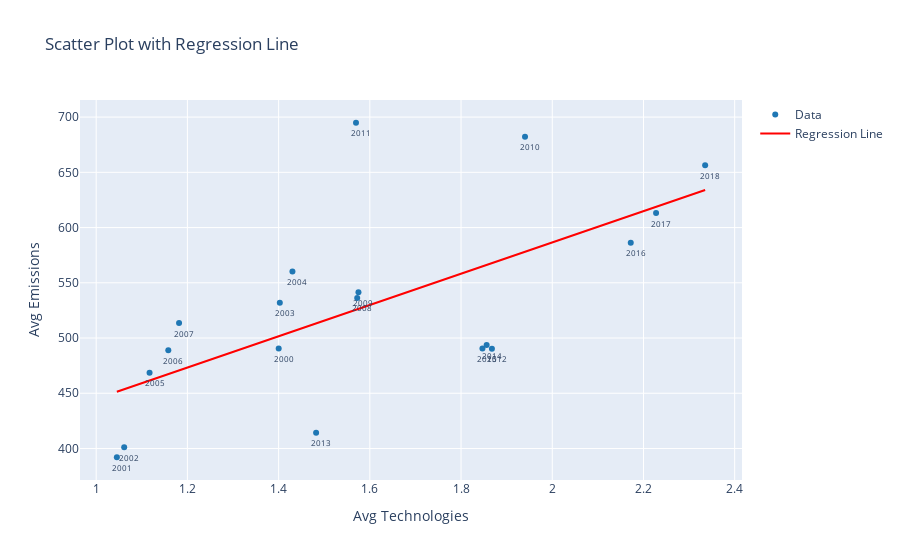

Notebook cell for this chart:
### Code cell
import pandas as pd
import plotly.graph_objects as go
import numpy as np
import statsmodels.api as sm


df_green = pd.read_csv('datasets/iso_green.csv')


def filter_outliers(data, threshold=2):
    z_scores = np.abs((data - np.mean(data)) / np.std(data))
    filtered_data = data[z_scores < threshold]
    return filtered_data

filtered_technologies = filter_outliers(df_green['Development of environment-related technologies, % inventions worldwide'])
filtered_emissions = filter_outliers(df_green['Demand-based CO2 emissions'])
filtered_years = df_green.loc[filtered_technologies.index, 'Year']


filtered_df = pd.DataFrame({'Year': filtered_years, 'Technologies': filtered_technologies, 'Emissions': filtered_emissions})


filtered_df = filtered_df.dropna()


avg_technologies = filtered_df.groupby('Year')['Technologies'].mean().values
avg_emissions = filtered_df.groupby('Year')['Emissions'].mean().values
filtered_years = filtered_df['Year'].unique()

averages_df = pd.DataFrame({'Year': filtered_years, 'Avg Technologies': avg_technologies, 'Avg Emissions': avg_emissions})


X = sm.add_constant(avg_technologies)  
model = sm.OLS(avg_emissions, X)
results = model.fit()
reg_line = results.predict(X)


fig3dreg = go.Figure()


for year, tech, emiss in zip(filtered_years, avg_technologies, avg_emissions):
    fig3dreg.add_annotation(
        x=tech,
        y=emiss,
        text=str(int(year)),  
        showarrow=False,
        font=dict(size=8),
        xshift=5,
        yshift=-10
    )

#  scatter trace
fig3dreg.add_trace(go.Scatter(
    x=avg_technologies,
    y=avg_emissions,
    mode='markers',
    marker=dict(color='rgb(31, 119, 180)'),
    name='Data'
))

#  regression 
fig3dreg.add_trace(go.Scatter(
    x=avg_technologies,
    y=reg_line,
    mode='lines',
    line=dict(color='red'),
    name='Regression Line'
))

fig3dreg.update_layout(
    xaxis_title='Avg Technologies',
    yaxis_title='Avg Emissions',
    title='Scatter Plot with Regression Line'
)

%store fig3dreg
fig3dreg.show()

### Figure 1 — Plotly figure (JSON) as saved in the notebook; plotly's stock layout.template omitted (floating-point values rounded to 4 significant figures)
{"data": [{"marker": {"color": "rgb(31, 119, 180)"}, "mode": "markers", "name": "Data", "type": "scatter", "x": [1.4, 1.045, 1.061, 1.403, 1.43, 1.117, 1.158, 1.182, 1.572, 1.575, 1.94, 1.57, 1.868, 1.482, 1.856, 1.847, 2.172, 2.228, 2.335], "y": [490.6, 392.1, 401.1, 531.8, 560.2, 468.5, 488.8, 513.6, 536.3, 541.5, 682.3, 694.9, 490.3, 414.2, 493.6, 490.4, 586.2, 613.1, 656.4]}, {"line": {"color": "red"}, "mode": "lines", "name": "Regression Line", "type": "scatter", "x": [1.4, 1.045, 1.061, 1.403, 1.43, 1.117, 1.158, 1.182, 1.572, 1.575, 1.94, 1.57, 1.868, 1.482, 1.856, 1.847, 2.172, 2.228, 2.335], "y": [501.6, 451.4, 453.7, 502.0, 505.9, 461.6, 467.4, 470.7, 526.0, 526.4, 578.1, 525.6, 567.8, 513.2, 566.2, 564.9, 610.9, 618.7, 634.0]}], "layout": {"annotations": [{"font": {"size": 8}, "showarrow": false, "text": "2000", "x": 1.4, "xshift": 5, "y": 490.6, "yshift": -10}, {"font": {"size": 8}, "showarrow": false, "text": "2001", "x": 1.045, "xshift": 5, "y": 392.1, "yshift": -10}, {"font": {"size": 8}, "showarrow": false, "text": "2002", "x": 1.061, "xshift": 5, "y": 401.1, "yshift": -10}, {"font": {"size": 8}, "showarrow": false, "text": "2003", "x": 1.403, "xshift": 5, "y": 531.8, "yshift": -10}, {"font": {"size": 8}, "showarrow": false, "text": "2004", "x": 1.43, "xshift": 5, "y": 560.2, "yshift": -10}, {"font": {"size": 8}, "showarrow": false, "text": "2005", "x": 1.117, "xshift": 5, "y": 468.5, "yshift": -10}, {"font": {"size": 8}, "showarrow": false, "text": "2006", "x": 1.158, "xshift": 5, "y": 488.8, "yshift": -10}, {"font": {"size": 8}, "showarrow": false, "text": "2007", "x": 1.182, "xshift": 5, "y": 513.6, "yshift": -10}, {"font": {"size": 8}, "showarrow": false, "text": "2008", "x": 1.572, "xshift": 5, "y": 536.3, "yshift": -10}, {"font": {"size": 8}, "showarrow": false, "text": "2009", "x": 1.575, "xshift": 5, "y": 541.5, "yshift": -10}, {"font": {"size": 8}, "showarrow": false, "text": "2010", "x": 1.94, "xshift": 5, "y": 682.3, "yshift": -10}, {"font": {"size": 8}, "showarrow": false, "text": "2011", "x": 1.57, "xshift": 5, "y": 694.9, "yshift": -10}, {"font": {"size": 8}, "showarrow": false, "text": "2012", "x": 1.868, "xshift": 5, "y": 490.3, "yshift": -10}, {"font": {"size": 8}, "showarrow": false, "text": "2013", "x": 1.482, "xshift": 5, "y": 414.2, "yshift": -10}, {"font": {"size": 8}, "showarrow": false, "text": "2014", "x": 1.856, "xshift": 5, "y": 493.6, "yshift": -10}, {"font": {"size": 8}, "showarrow": false, "text": "2015", "x": 1.847, "xshift": 5, "y": 490.4, "yshift": -10}, {"font": {"size": 8}, "showarrow": false, "text": "2016", "x": 2.172, "xshift": 5, "y": 586.2, "yshift": -10}, {"font": {"size": 8}, "showarrow": false, "text": "2017", "x": 2.228, "xshift": 5, "y": 613.1, "yshift": -10}, {"font": {"size": 8}, "showarrow": false, "text": "2018", "x": 2.335, "xshift": 5, "y": 656.4, "yshift": -10}], "title": {"text": "Scatter Plot with Regression Line"}, "xaxis": {"title": {"text": "Avg Technologies"}}, "yaxis": {"title": {"text": "Avg Emissions"}}}}
